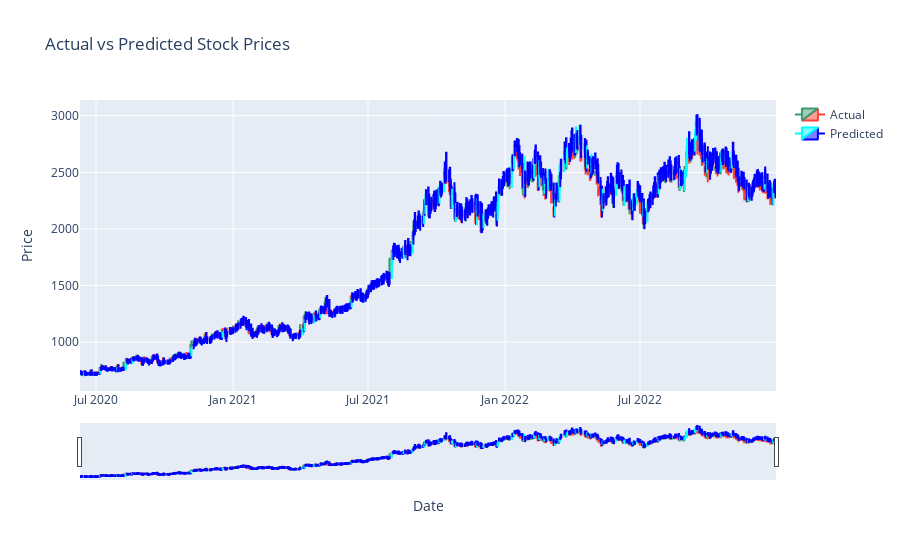

The cell this chart's notebook holds for it:
### Markdown cell above
# Visualising the results

### Code cell
import plotly.graph_objects as go

# Function to create a candlestick plot
def plot_candlestick(actual_data, predicted_data, title):
    fig = go.Figure(data=[go.Candlestick(x=actual_data.index,
                                         open=actual_data['Open'],
                                         high=actual_data['High'],
                                         low=actual_data['Low'],
                                         close=actual_data['Close'],
                                         name='Actual'),
                          go.Candlestick(x=actual_data.index,
                                         open=predicted_data['Open'],
                                         high=predicted_data['High'],
                                         low=predicted_data['Low'],
                                         close=predicted_data['Close'],
                                         name='Predicted',
                                         increasing_line_color='cyan',
                                         decreasing_line_color='blue')])

    fig.update_layout(title=title, xaxis_title='Date', yaxis_title='Price')
    fig.show()

# Prepare actual and predicted data for plotting
actual_data = data.iloc[-len(y_test_inverse_dict['Close']):]
predicted_data = pd.DataFrame(index=actual_data.index)

for feature in features:
    predicted_data[feature] = y_pred_dict[feature].flatten()

# Plot the candlestick chart
plot_candlestick(actual_data, predicted_data, 'Actual vs Predicted Stock Prices')

### Figure 1 — Plotly figure (JSON) as saved in the notebook; plotly's stock layout.template omitted (floating-point values rounded to 4 significant figures; data arrays with more than 128 entries replaced by an {"elided": "..."} marker saying what was removed)
{"data": [{"close": {"elided": "640 float values"}, "high": {"elided": "640 float values"}, "low": {"elided": "640 float values"}, "name": "Actual", "open": {"elided": "640 float values"}, "type": "candlestick", "x": {"elided": "640 str values"}}, {"close": {"elided": "640 float values"}, "decreasing": {"line": {"color": "blue"}}, "high": {"elided": "640 float values"}, "increasing": {"line": {"color": "cyan"}}, "low": {"elided": "640 float values"}, "name": "Predicted", "open": {"elided": "640 float values"}, "type": "candlestick", "x": {"elided": "640 str values"}}], "layout": {"title": {"text": "Actual vs Predicted Stock Prices"}, "xaxis": {"title": {"text": "Date"}}, "yaxis": {"title": {"text": "Price"}}}}
